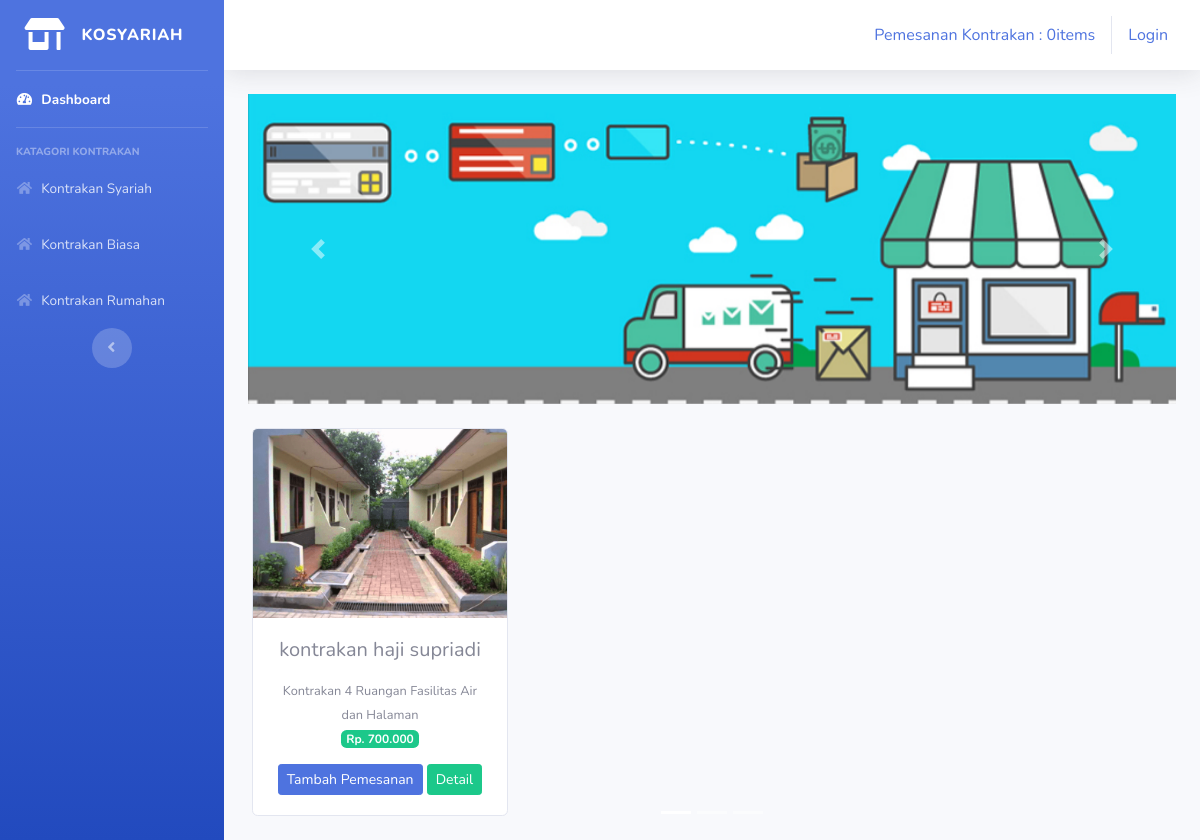
The app's page /index.php/katagori/rumahan with its own data.
### tables this page shows
CREATE TABLE `tb_kontrakan` (
  `id_krn` int(11) NOT NULL,
  `nama_krn` varchar(120) NOT NULL,
  `keterangan` varchar(225) NOT NULL,
  `katagori` varchar(60) NOT NULL,
  `harga` int(11) NOT NULL,
  `stok` varchar(4) NOT NULL,
  `gambar` varchar(500) NOT NULL,
  `nama_pemilik` varchar(50) NOT NULL,
  `no_pemilik` varchar(12) NOT NULL,
  `alamat_pemilik` varchar(255) NOT NULL,
  `luas` varchar(100) NOT NULL,
  `tb_kontrakan_status_id` int(11) NOT NULL DEFAULT '10',
  `tb_user_id` int(11) NOT NULL
);

### application/controllers/katagori.php (called while the page is built, shortened)
<?php
class Katagori extends CI_Controller{
	public function rumahan()
	{
		$data['rumahan']=$this->model_katagori->data_rumahan()->result();
		$this->load->view('templates/header');
		$this->load->view('templates/sidebar');
		$this->load->view('rumahan',$data);
		$this->load->view('templates/footer');
	}
}

### index.php (called while the page is built, shortened)
<?php
require_once BASEPATH.'core/CodeIgniter.php';

### application/models/model_katagori.php (called while the page is built, shortened)
<?php
class Model_katagori extends CI_Model{
	public function data_rumahan(){
		return $this->db->get_where('tb_kontrakan',array(
			'katagori'=> 'rumahan'));
	}
	}

### application/views/rumahan.php (the view, shortened to what this page needs)
<div class="container-fluid">
<div id="carouselExampleIndicators" class="carousel slide" data-ride="carousel">
  <ol class="carousel-indicators">
    <li data-target="#carouselExampleIndicators" data-slide-to="0" class="active"></li>
    <li data-target="#carouselExampleIndicators" data-slide-to="1"></li>
    <li data-target="#carouselExampleIndicators" data-slide-to="2"></li>
  </ol>
  <div class="carousel-inner">
    <div class="carousel-item active">
      <img src="<?php echo base_url('assets/img/slider1.jpg') ?>" class="d-block w-100" alt="...">
    </div>
  <a class="carousel-control-prev" href="#carouselExampleIndicators" role="button" data-slide="prev">
    <span class="carousel-control-prev-icon" aria-hidden="true"></span>
  </a>
  <a class="carousel-control-next" href="#carouselExampleIndicators" role="button" data-slide="next">
    <span class="carousel-control-next-icon" aria-hidden="true"></span>
  </a>
</div>
	<div class="row text-center mt-4">
	<?php foreach($rumahan as $krn) :  ?>
		<div class="card ml-3 mb-4" style="width: 16rem;">
  		<img src="<?php echo base_url().'/uploads/'.$krn->gambar ?>" class="card-img-top" alt="...">
  			<div class="card-body">
				<h5 class="card-title mb-1 mb-3"><?php echo $krn->nama_krn ?></h5>
				<small><?php echo $krn->keterangan ?></small><br>
				<span class="badge badge-success mb-3">Rp. <?php echo number_format($krn->harga,0,',','.')  ?></span>
		<?php echo anchor('dashboard/tambah_pemesanan/'.$krn->id_krn,'<div class="btn btn-sm btn-primary">Tambah Pemesanan</div>')?>
		<?php echo anchor('dashboard/detail/'.$krn->id_krn,'<div class="btn btn-sm btn-success">Detail</div>')?>
  </div>
</div>
	<?php endforeach ; ?>
	</div>
</div>

### records on screen
tb_kontrakan: gambar (picture), nama_krn "kontrakan haji supriadi", keterangan "Kontrakan 4 Ruangan Fasilitas Air dan Halaman", harga "700.000", id_krn "Tambah Pemesanan", id_krn "Detail"

### other values on screen
anchor('dashboard/detail_pemesanan/', $pemesanan) "Pemesanan Kontrakan : 0items"
anchor('auth/login','Login') "Login"
